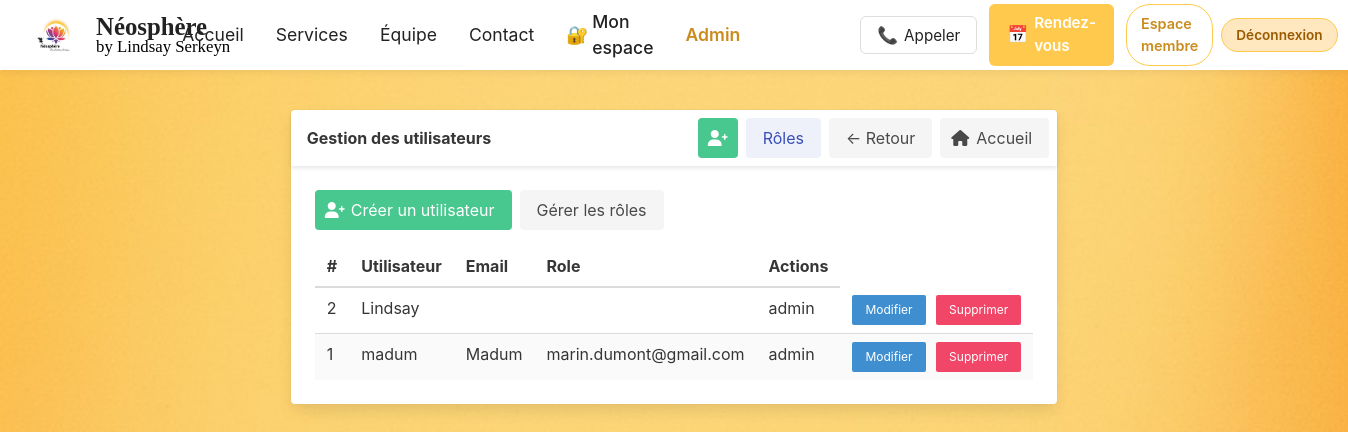
The page /admin/users.php (signed in) on the database its author committed.
### tables this page shows
CREATE TABLE `content_blocks` (
  `id` int(10) UNSIGNED NOT NULL,
  `slug` varchar(120) NOT NULL,
  `title` varchar(150) DEFAULT NULL,
  `content` mediumtext DEFAULT NULL,
  `updated_by` bigint(20) UNSIGNED DEFAULT NULL,
  `created_at` timestamp NOT NULL DEFAULT current_timestamp(),
  `updated_at` timestamp NOT NULL DEFAULT current_timestamp() ON UPDATE current_timestamp()
);

CREATE TABLE `users` (
  `id` bigint(20) UNSIGNED NOT NULL,
  `email` varchar(255) NOT NULL,
  `username` varchar(100) DEFAULT NULL,
  `password_hash` varchar(255) NOT NULL,
  `is_active` tinyint(1) NOT NULL DEFAULT 1,
  `is_verified` tinyint(1) NOT NULL DEFAULT 0,
  `role_id` smallint(5) UNSIGNED NOT NULL DEFAULT 2,
  `verification_token` varchar(128) DEFAULT NULL,
  `verification_sent_at` datetime DEFAULT NULL,
  `password_reset_token` varchar(128) DEFAULT NULL,
  `password_reset_expires` datetime DEFAULT NULL,
  `failed_login_attempts` smallint(5) UNSIGNED NOT NULL DEFAULT 0,
  `lock_until` datetime DEFAULT NULL,
  `last_login` datetime DEFAULT NULL,
  `created_at` timestamp NOT NULL DEFAULT current_timestamp(),
  `updated_at` timestamp NOT NULL DEFAULT current_timestamp() ON UPDATE current_timestamp(),
  `pseudo` varchar(150) DEFAULT NULL
);

CREATE TABLE `roles` (
  `id` smallint(5) UNSIGNED NOT NULL,
  `name` varchar(50) NOT NULL,
  `created_at` timestamp NOT NULL DEFAULT current_timestamp()
);

### inc/content.php (called while the page is built, shortened)
<?php
require_once __DIR__.'/db.php';
if(!function_exists('content_get')){
    function content_get(string $slug, string $fallback=''): string {
        global $pdo; if(!$pdo) return $fallback;
        try {
            $st = $pdo->prepare('SELECT content FROM content_blocks WHERE slug=? LIMIT 1');
            $st->execute([$slug]);
            $row = $st->fetch();
            if($row && $row['content']!==null && $row['content']!=='') return $row['content'];
        } catch(Throwable $e){  }
        return $fallback;
    }
}

### admin/users.php (the view, shortened to what this page needs)
<?php
require_once __DIR__ . '/inc/db.php';
$tableCandidates = ['users','user','members','membre'];
$usersTable = null;
foreach ($tableCandidates as $t) {
    try {
        $stmt = $pdo->query("SHOW TABLES LIKE '" . addslashes($t) . "'");
        if ($stmt && $stmt->fetch()) { $usersTable = $t; break; }
    } catch (Exception $e) { }
}
$cols = [];
try {
    $desc = $pdo->query("DESCRIBE {$usersTable}")->fetchAll(PDO::FETCH_ASSOC);
    foreach ($desc as $c) $cols[] = $c['Field'];
} catch (Exception $e) {
    echo "Erreur interrogation schéma: " . htmlspecialchars($e->getMessage());
    exit;
}
$rolesTable = null;
$roleOptions = [];
$roleTableCandidates = ['roles','role','user_roles','roles_list','roles_table'];
foreach ($roleTableCandidates as $rt) {
  try {
    $s = $pdo->query("SHOW TABLES LIKE '" . addslashes($rt) . "'");
    if ($s && $s->fetch()) { $rolesTable = $rt; break; }
  } catch (Exception $e) { }
}
if ($rolesTable) {
  try {
    $rdesc = $pdo->query("DESCRIBE {$rolesTable}")->fetchAll(PDO::FETCH_ASSOC);
    $rcols = array_column($rdesc, 'Field');
    $rIdCol = findCol($rcols, ['id','role_id','rid'], 'id');
    $rNameCol = findCol($rcols, ['name','role','role_name','label'], 'name');
    $sql = "SELECT {$rIdCol} as id, {$rNameCol} as name FROM {$rolesTable} ORDER BY {$rIdCol} ASC";
    $rows = $pdo->query($sql)->fetchAll(PDO::FETCH_ASSOC);
    foreach ($rows as $row) {
      $roleOptions[$row['id']] = $row['name'];
    }
  } catch (Exception $e) {
  }
}
function findCol(array $cols, array $names, $default = null) {
    foreach ($names as $n) if (in_array($n, $cols)) return $n;
    foreach ($cols as $c) {
        foreach ($names as $n) {
            if (stripos($c, $n) !== false) return $c;
        }
    }
    return $default;
}
$idCol = findCol($cols, ['id','user_id','uid'], 'id');
$usernameCol = findCol($cols, ['username','user','name'], 'username');
$emailCol = findCol($cols, ['email','mail'], 'email');
$pseudoCol = findCol($cols, ['pseudo','display_name','displayname','nickname'], null);
$roleCol = findCol($cols, ['role','role_name'], 'role');
$roleIdCol = findCol($cols, ['role_id'], 'role_id');
$useRoleJoin = (!empty($roleOptions) && in_array($roleIdCol, $cols));
try {
  if ($useRoleJoin) {
    $users = $pdo->query("SELECT u.*, r.name AS role_name FROM {$usersTable} u LEFT JOIN roles r ON u.{$roleIdCol}=r.id ORDER BY u.{$idCol} DESC")->fetchAll(PDO::FETCH_ASSOC);
  } else {
    $users = $pdo->query("SELECT * FROM {$usersTable} ORDER BY {$idCol} DESC")->fetchAll(PDO::FETCH_ASSOC);
  }
} catch (Exception $e) { $users = []; $error = 'Erreur lecture utilisateurs: ' . $e->getMessage(); }
?>
<!DOCTYPE html>
<html>
<head>
    <link rel="stylesheet" href="https://cdn.jsdelivr.net/npm/bulma@0.9.4/css/bulma.min.css">
    <link rel="stylesheet" href="https://cdnjs.cloudflare.com/ajax/libs/font-awesome/6.0.0/css/all.min.css">
</head>
<body>
<?php include_once __DIR__ . '/../menu.php'; ?>
<div class="adm-root">
  <div class="card">
    <header class="card-header">
      <p class="card-header-title">Gestion des utilisateurs</p>
      <div style="margin-left:auto;display:flex;gap:8px;align-items:center;padding:8px;">
        <button class="button is-success openCreateUser" type="button" title="Créer un utilisateur"><span class="icon"><i class="fas fa-user-plus"></i></span></button>
        <button class="button is-link is-light openRoles" type="button" title="Gérer les rôles">Rôles</button>
        <a class="button is-light" href="index.php">← Retour</a>
        <a class="button is-light" href="../index.php" title="Aller sur le site">
          <span class="icon"><i class="fas fa-home"></i></span>
          <span>Accueil</span>
        </a>
      </div>
    </header>
    <div class="card-content">
      <div class="content">
        <div style="margin-bottom:1rem; display:flex; gap:8px; align-items:center;">
          <button id="openCreateUser" class="button is-success openCreateUser"><span class="icon"><i class="fas fa-user-plus"></i></span><span>Créer un utilisateur</span></button>
          <button class="button is-light openRoles" type="button">Gérer les rôles</button>
        </div>
        <table class="table is-fullwidth is-striped">
          <thead>
            <tr>
              <th>#</th>
              <th>Utilisateur</th>
              <?php if (in_array($emailCol, $cols)): ?><th>Email</th><?php endif; ?>
              <?php if (in_array($roleCol, $cols) || in_array($roleIdCol, $cols)): ?><th>Role</th><?php endif; ?>
              <th>Actions</th>
            </tr>
          </thead>
          <tbody>
            <?php foreach ($users as $u): ?>
              <tr>
                <td><?php echo htmlspecialchars($u[$idCol] ?? ''); ?></td>
                <td><?php echo htmlspecialchars($u[$usernameCol] ?? ''); ?></td>
                <?php if ($pseudoCol && in_array($pseudoCol, $cols)): ?><td><?php echo htmlspecialchars($u[$pseudoCol] ?? ''); ?></td><?php endif; ?>
                <?php if (in_array($emailCol, $cols)): ?><td><?php echo htmlspecialchars($u[$emailCol] ?? ''); ?></td><?php endif; ?>
                <?php if ($useRoleJoin || in_array($roleCol, $cols) || in_array($roleIdCol, $cols)): ?>
                  <td><?php echo htmlspecialchars($u['role_name'] ?? ($u[$roleCol] ?? ($roleOptions[$u[$roleIdCol] ?? ''] ?? ''))); ?></td>
                <?php endif; ?>
                <td>
                  <a class="button is-small is-info" href="?action=edit&id=<?php echo urlencode($u[$idCol]); ?>">Modifier</a>
                  <form method="post" style="display:inline-block;margin-left:6px;" onsubmit="return confirm('Supprimer cet utilisateur ?');">
                    <button class="button is-small is-danger" type="submit">Supprimer</button>
                  </form>
                </td>
              </tr>
            <?php endforeach; ?>
          </tbody>
        </table>
      </div>
    </div>
  </div>
</div>
</body>
</html>

### inc/menu.php (shortened to what this page needs)
<?php
require_once __DIR__.'/content.php';
require_once __DIR__.'/db.php';
$currentUser = null;
if (!empty($_SESSION['user_id']) && isset($pdo) && $pdo instanceof PDO) {
	try {
		$stmtU = $pdo->prepare('SELECT id, username, pseudo, email, role_id FROM users WHERE id = ? LIMIT 1');
		$stmtU->execute([$_SESSION['user_id']]);
		$currentUser = $stmtU->fetch();
	} catch (Throwable $e) { }
}
$labelEspace = $currentUser ? 'Mon espace' : 'Espace membre';
$isAdmin = $currentUser && isset($currentUser['role_id']) && (int)$currentUser['role_id'] === 1;
?>
<header style="background:#fff; box-shadow:0 2px 8px #0001; display:flex; align-items:center; justify-content:space-between; padding:0 32px; height:70px; position:sticky; top:0; left:0; right:0; z-index:1000; width:100%; box-sizing:border-box;">
	<a href="#accueil" aria-label="Aller à l'accueil Néosphère" style="display:flex; align-items:center; text-decoration:none; cursor:pointer;">
		<img src="/logo.jpg" alt="Néosphère" style="width:48px; height:48px; object-fit:contain; margin-right:16px; display:block;" loading="lazy">
		<div style="line-height:1.05;">
			<span style="font-size:1.55em; font-weight:600; color:#222; display:block; line-height:1.02; font-family:'Dancing Script', cursive;" data-editable="site_brand_name"><?php echo content_get('site_brand_name','Néosphère'); ?></span>
			<span style="display:block; font-family:'Dancing Script', cursive; font-size:1.05em; margin-top:0; color:#000; line-height:1; white-space:nowrap;" data-editable="header_byline"><?php echo content_get('header_byline','by Lindsay Serkeyn'); ?></span>
		</div>
	</a>
	<nav style="display:flex; gap:32px; font-size:1.1em; align-items:center;">
		<a href="#accueil" style="color:#222; text-decoration:none;" data-editable="nav_home"><?php echo content_get('nav_home','Accueil'); ?></a>
		<a href="#services" style="color:#222; text-decoration:none;" data-editable="nav_services"><?php echo content_get('nav_services','Services'); ?></a>
		<a href="#equipe" style="color:#222; text-decoration:none;" data-editable="nav_team"><?php echo content_get('nav_team','Équipe'); ?></a>
		<a href="#contact" style="color:#222; text-decoration:none;" data-editable="nav_contact"><?php echo content_get('nav_contact','Contact'); ?></a>
		<a href="/membre/espace.php" style="color:#222; text-decoration:none; display:flex; align-items:center; gap:4px; font-weight:500;">
			<span>🔐</span>
			<span><?php echo htmlspecialchars($labelEspace); ?></span>
		</a>
		<?php if($isAdmin): ?>
		<a href="/admin/" style="color:#CB8C1E; text-decoration:none; font-weight:600;">Admin</a>
		<?php endif; ?>
	</nav>
	<div style="display:flex; gap:12px; align-items:center;">
		<button style="background:#fff; color:#222; border:1px solid #ddd; font-size:0.95em; display:flex; align-items:center; gap:6px; cursor:pointer; padding:8px 16px; border-radius:6px;" data-editable="header_call_btn"><span style="font-size:1.1em;">📞</span> <?php echo content_get('header_call_btn','Appeler'); ?></button>
		<a href="/agenda/prendre_rdv.php" style="background:#FFC94D; color:#fff; border:none; font-size:0.95em; display:flex; align-items:center; gap:6px; cursor:pointer; padding:8px 18px; border-radius:6px; font-weight:600; text-decoration:none;" data-editable="header_rdv_btn"><span style="font-size:1.1em;">📅</span> <?php echo content_get('header_rdv_btn','Rendez-vous'); ?></a>
		<?php if($currentUser): ?>
			<div style="display:flex; gap:8px; align-items:center;">
				<a href="/membre/espace.php" style="background:#fff; border:1px solid #FFC94D; color:#CB8C1E; font-size:0.9em; padding:8px 14px; border-radius:24px; text-decoration:none; font-weight:600;">Espace membre</a>
				<form method="post" action="/membre/logout.php" style="margin:0;">
					<button type="submit" style="background:#FFE7BF; border:1px solid #FFC94D; color:#9A5A00; font-size:0.85em; padding:8px 14px; border-radius:24px; cursor:pointer; font-weight:600;">Déconnexion</button>
				</form>
			</div>
		<?php else: ?>
			<a href="/membre/login.php" style="background:#fff; border:1px solid #FFC94D; color:#CB8C1E; font-size:0.9em; padding:8px 14px; border-radius:24px; text-decoration:none; font-weight:600;">Se connecter</a>
		<?php endif; ?>
	</div>
</header>

### admin/users.php (style rules this page uses)
html, body { height: 100%; margin: 0; }
body { background-image:url('../fond.jpg'); background-size:cover; background-attachment:fixed; background-position:center center; }
.adm-root { min-height:100vh; padding:40px 16px; display:flex; justify-content:center; align-items:flex-start; }
.card { max-width:1100px; margin:0 auto; }

### rows shown on the page
content_blocks: content "Néosphère"
content_blocks: content "by Lindsay Serkeyn"
content_blocks: content "Accueil"
content_blocks: content "Services"
content_blocks: content "Équipe"
content_blocks: content "Contact"
content_blocks: content "Appeler"
content_blocks: content "Rendez-vous"
users: id "2", username "Lindsay", role.name "admin"
users: id "1", username "madum", pseudo "Madum", email "marin.dumont@gmail.com", role.name "admin"

### other values the page prints
$labelEspace "Mon espace"
